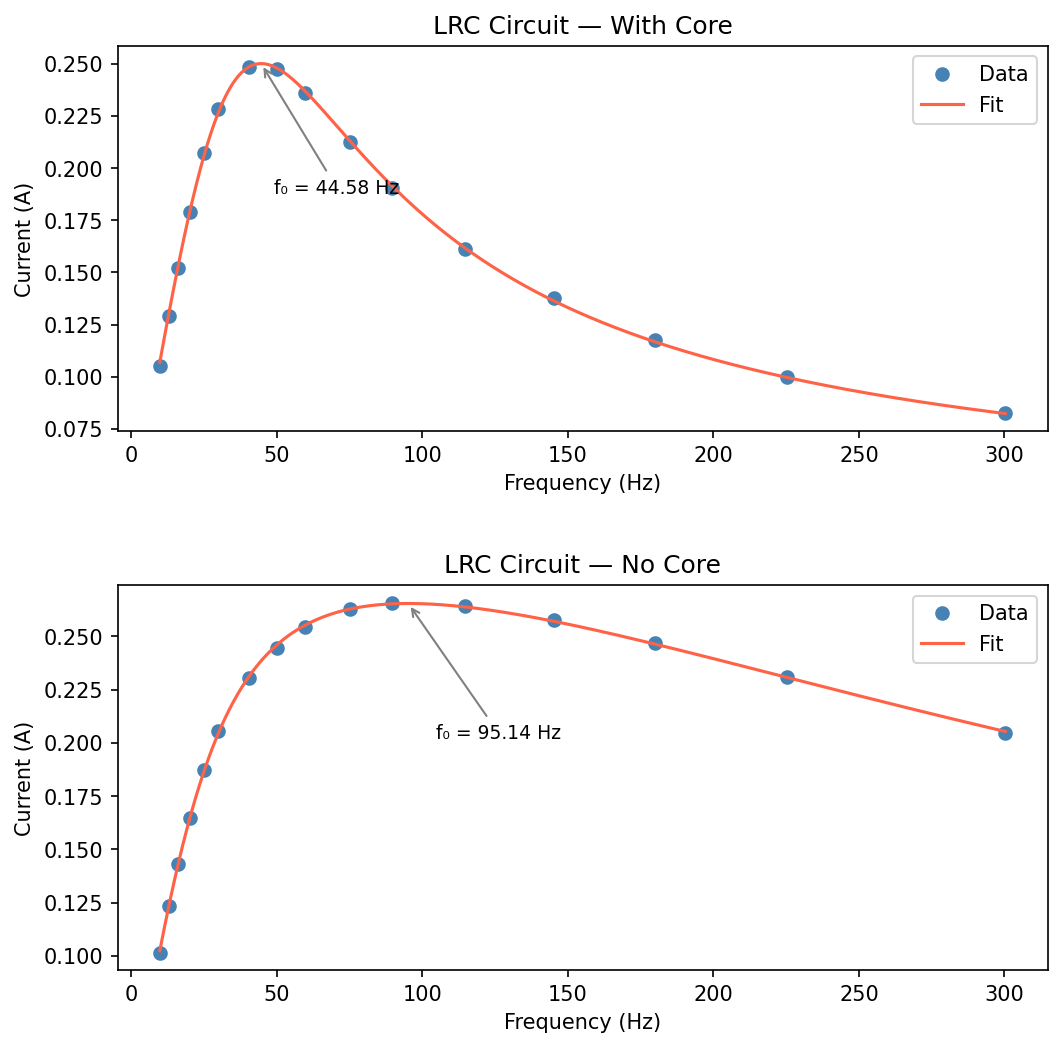

This figure's Python source:
"""
lrc_fit.py  —  Python translation of lrc_fit.R
Fits a nonlinear least-squares LRC current model to measured frequency/current data.

Model:  I(f) = alpha / sqrt( beta^2 * (f - f0^2/f)^2 + 1 ) + io
  p[0] = f0     resonance frequency (Hz)
  p[1] = alpha  peak current (A)
  p[2] = beta   curve width parameter (proportional to L/R)
  p[3] = io     current offset (A)

Usage:
  python lrc_fit.py                      # reads output_simple.csv in same directory
  python lrc_fit.py my_data.csv          # specify a different input file
"""

import sys
import os
import csv
import numpy as np
from scipy.optimize import minimize
import matplotlib.pyplot as plt
import matplotlib.gridspec as gridspec


# ---------------------------------------------------------------------------
# Config
# ---------------------------------------------------------------------------
DEFAULT_CSV = os.path.join(os.path.dirname(os.path.abspath(__file__)), "output_simple.csv")
MAX_ROWS = 20   # mirrors the R script's cap of 20 rows


# ---------------------------------------------------------------------------
# Model  (direct translation of R's lrccurve)
# ---------------------------------------------------------------------------
def lrc_model(f, p):
    """LRC current magnitude model."""
    f0, alpha, beta, io = p
    return alpha / np.sqrt(beta**2 * (f - f0**2 / f)**2 + 1) + io


def least_squares(p, freq, current):
    """Sum of squared residuals."""
    return np.sum((current - lrc_model(freq, p))**2)


# ---------------------------------------------------------------------------
# Load data
# ---------------------------------------------------------------------------
def load_csv(path):
    with open(path, newline="", encoding="utf-8") as f:
        reader = csv.DictReader(f)
        rows = list(reader)
    freq     = np.array([float(r["freq"])     for r in rows])
    nocore   = np.array([float(r["nocore"])   for r in rows])
    withcore = np.array([float(r["withcore"]) for r in rows])
    # cap at MAX_ROWS like the R script
    return freq[:MAX_ROWS], nocore[:MAX_ROWS], withcore[:MAX_ROWS]


# ---------------------------------------------------------------------------
# Fit
# ---------------------------------------------------------------------------
def fit(freq, current, p0, label):
    result = minimize(least_squares, p0, args=(freq, current), method="Nelder-Mead",
                      options={"xatol": 1e-9, "fatol": 1e-12, "maxiter": 100_000})
    p = result.x
    print(f"\n{'='*40}")
    print(f"  Fit results — {label}")
    print(f"{'='*40}")
    print(f"  f0    = {p[0]:.4f} Hz   (resonance frequency)")
    print(f"  alpha = {p[1]:.6f} A   (peak current)")
    print(f"  beta  = {p[2]:.6f}     (width / L·R parameter)")
    print(f"  io    = {p[3]:.6f} A   (current offset)")
    return p


# ---------------------------------------------------------------------------
# Plot
# ---------------------------------------------------------------------------
def plot_fit(freq, nocore, withcore, p_nc, p_wc):
    freq_dense = np.linspace(freq[0], freq[-1], 1000)

    fig = plt.figure(figsize=(8, 8))
    gs  = gridspec.GridSpec(2, 1, hspace=0.4)

    # --- With Core ---
    ax1 = fig.add_subplot(gs[0])
    ax1.plot(freq, withcore, "o", color="steelblue", label="Data")
    ax1.plot(freq_dense, lrc_model(freq_dense, p_wc), "-", color="tomato", label="Fit")
    ax1.set_xlabel("Frequency (Hz)")
    ax1.set_ylabel("Current (A)")
    ax1.set_title("LRC Circuit — With Core")
    ax1.legend()
    ax1.annotate(f"f₀ = {p_wc[0]:.2f} Hz", xy=(p_wc[0], lrc_model(np.array([p_wc[0]]), p_wc)[0]),
                 xytext=(p_wc[0] * 1.1, p_wc[1] * 0.85),
                 arrowprops=dict(arrowstyle="->", color="gray"), fontsize=9)

    # --- No Core ---
    ax2 = fig.add_subplot(gs[1])
    ax2.plot(freq, nocore, "o", color="steelblue", label="Data")
    ax2.plot(freq_dense, lrc_model(freq_dense, p_nc), "-", color="tomato", label="Fit")
    ax2.set_xlabel("Frequency (Hz)")
    ax2.set_ylabel("Current (A)")
    ax2.set_title("LRC Circuit — No Core")
    ax2.legend()
    ax2.annotate(f"f₀ = {p_nc[0]:.2f} Hz", xy=(p_nc[0], lrc_model(np.array([p_nc[0]]), p_nc)[0]),
                 xytext=(p_nc[0] * 1.1, p_nc[1] * 0.85),
                 arrowprops=dict(arrowstyle="->", color="gray"), fontsize=9)

    out_path = os.path.join(os.path.dirname(os.path.abspath(__file__)), "lrc_fit.png")
    plt.savefig(out_path, dpi=150, bbox_inches="tight")
    print(f"\nPlot saved to: {out_path}")
    plt.show()


# ---------------------------------------------------------------------------
# Main
# ---------------------------------------------------------------------------
def main():
    csv_path = sys.argv[1] if len(sys.argv) > 1 else DEFAULT_CSV
    if not os.path.exists(csv_path):
        print(f"ERROR: file not found: {csv_path}")
        sys.exit(1)

    freq, nocore, withcore = load_csv(csv_path)
    print(f"Loaded {len(freq)} rows from {csv_path}")

    # Initial guesses — mirrors R script
    p0_wc = [60.0,  0.16, 0.013, 0.00]   # with core
    p0_nc = [90.0,  0.16, 0.005, 0.00]   # no core

    p_wc = fit(freq, withcore, p0_wc, "With Core")
    p_nc = fit(freq, nocore,   p0_nc, "No Core")

    plot_fit(freq, nocore, withcore, p_nc, p_wc)


if __name__ == "__main__":
    main()
